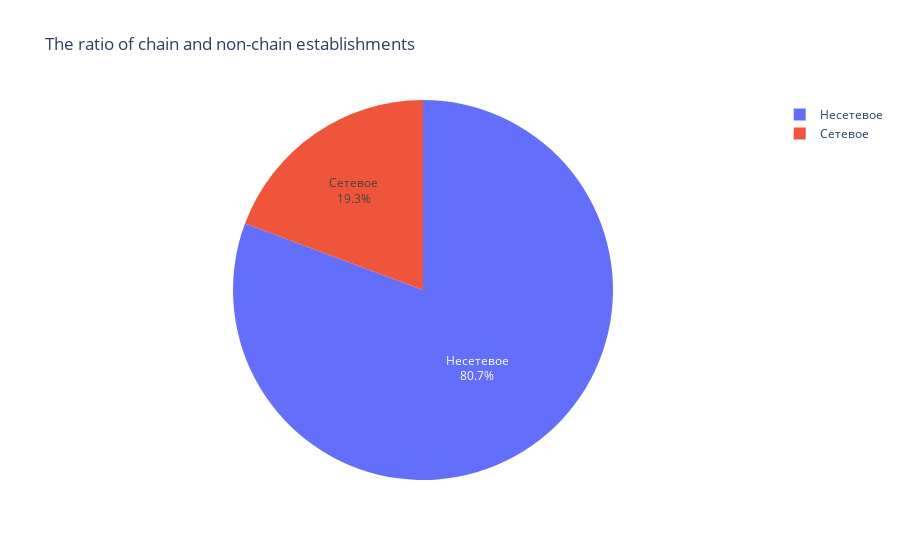

Write notebook code for a chart like this one.
### Code cell
fig = (go
       .Figure(
           data=[go.Pie(
               labels=chain_pivot_table['chain'], 
               values=chain_pivot_table['ratio'],  
               textinfo='label+percent')]
       )
      )

fig.update(layout_title_text='The ratio of chain and non-chain establishments')
fig.show()

### Figure 1 — Plotly figure (JSON) as saved in the notebook; plotly's stock layout.template omitted (floating-point values rounded to 4 significant figures)
{"data": [{"labels": ["Несетевое", "Сетевое"], "textinfo": "label+percent", "type": "pie", "values": [80.68, 19.32]}], "layout": {"title": {"text": "The ratio of chain and non-chain establishments"}}}
